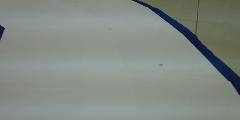
#> input picture auto_car/NeuralNetworks/DataCollection/DataCollected/IMG0/Image_1606217449255601.jpg, 240 x 120 px, given in place of the camera
$ python LaneKeepingAlgorithm.py
#> lines starting #> are read from the running program, lines starting #| are printed output that depends on the picture; after the words box and inside, x2 and y2 are one past the last pixel; in counts of white or black regions, pixels touching at a corner belong together
import cv2
import numpy as np
import math
import sys
import time
import RPi.GPIO as GPIO

GPIO.setwarnings(False)

# setup gpio
throttlePin = 22
in3 = 17
in4 = 27

steeringPin = 2
in1 = 3
in2 = 4

GPIO.setmode(GPIO.BCM)
GPIO.setup(in1,GPIO.OUT)
GPIO.setup(in2,GPIO.OUT)
GPIO.setup(in3,GPIO.OUT)
GPIO.setup(in4,GPIO.OUT)

GPIO.setup(throttlePin,GPIO.OUT)
GPIO.setup(steeringPin,GPIO.OUT)
steering = GPIO.PWM(steeringPin,100)
throttle = GPIO.PWM(throttlePin,100)
steering.start(0)
throttle.start(0)

def detect_edges(frame):
    # filter for blue lane lines
    hsv = cv2.cvtColor(frame, cv2.COLOR_BGR2HSV)
    #cv2.imshow("HSV",hsv)
    lower_blue = np.array([90, 120, 0], dtype = "uint8")
    upper_blue = np.array([150, 255, 255], dtype="uint8")
    mask = cv2.inRange(hsv,lower_blue,upper_blue)
    #cv2.imshow("mask",mask)

    # detect edges
    edges = cv2.Canny(mask, 50, 100)
    #cv2.imshow("edges",edges)

    return edges

def region_of_interest(edges):
    height, width = edges.shape
    mask = np.zeros_like(edges)

    # only focus lower half of the screen
    polygon = np.array([[
        (0, height),
        (0,  height/2),
        (width , height/2),
        (width , height),
    ]], np.int32)

    cv2.fillPoly(mask, polygon, 255)

    cropped_edges = cv2.bitwise_and(edges, mask)
    cv2.imshow("roi",cropped_edges)

    return cropped_edges

def detect_line_segments(cropped_edges):
    rho = 1
    theta = np.pi / 180
    min_threshold = 10

    line_segments = cv2.HoughLinesP(cropped_edges, rho, theta, min_threshold,
                                    np.array([]), minLineLength=5, maxLineGap=150)

    return line_segments

def average_slope_intercept(frame, line_segments):
    lane_lines = []

    if line_segments is None:
        print("no line segments detected")
        return lane_lines

    height, width,_ = frame.shape
    left_fit = []
    right_fit = []

    boundary = 1/3
    left_region_boundary = width * (1 - boundary)
    right_region_boundary = width * boundary

    for line_segment in line_segments:
        for x1, y1, x2, y2 in line_segment:
            if x1 == x2:
                print("skipping vertical lines (slope = infinity")
                continue

            fit = np.polyfit((x1, x2), (y1, y2), 1)
            slope = (y2 - y1) / (x2 - x1)
            intercept = y1 - (slope * x1)

            if slope < 0:
                if x1 < left_region_boundary and x2 < left_region_boundary:
                    left_fit.append((slope, intercept))
            else:
                if x1 > right_region_boundary and x2 > right_region_boundary:
                    right_fit.append((slope, intercept))

    left_fit_average = np.average(left_fit, axis=0)
    if len(left_fit) > 0:
        lane_lines.append(make_points(frame, left_fit_average))

    right_fit_average = np.average(right_fit, axis=0)
    if len(right_fit) > 0:
        lane_lines.append(make_points(frame, right_fit_average))

    return lane_lines

def make_points(frame, line):
    height, width, _ = frame.shape

    slope, intercept = line

    y1 = height  # bottom of the frame
    y2 = int(y1 / 2)  # make points from middle of the frame down

    if slope == 0:
        slope = 0.1

    x1 = int((y1 - intercept) / slope)
    x2 = int((y2 - intercept) / slope)

    return [[x1, y1, x2, y2]]

def display_lines(frame, lines, line_color=(0, 255, 0), line_width=6):
    line_image = np.zeros_like(frame)

    if lines is not None:
        for line in lines:
            for x1, y1, x2, y2 in line:
                cv2.line(line_image, (x1, y1), (x2, y2), line_color, line_width)

    line_image = cv2.addWeighted(frame, 0.8, line_image, 1, 1)

    return line_image


def display_heading_line(frame, steering_angle, line_color=(0, 0, 255), line_width=5 ):
    heading_image = np.zeros_like(frame)
    height, width, _ = frame.shape

    steering_angle_radian = steering_angle / 180.0 * math.pi

    x1 = int(width / 2)
    y1 = height
    x2 = int(x1 - height / 2 / math.tan(steering_angle_radian))
    y2 = int(height / 2)

    cv2.line(heading_image, (x1, y1), (x2, y2), line_color, line_width)
    heading_image = cv2.addWeighted(frame, 0.8, heading_image, 1, 1)

    return heading_image

def get_steering_angle(frame, lane_lines):

    height,width,_ = frame.shape

    if len(lane_lines) == 2:
        _, _, left_x2, _ = lane_lines[0][0]
        _, _, right_x2, _ = lane_lines[1][0]
        mid = int(width / 2)
        x_offset = (left_x2 + right_x2) / 2 - mid
        y_offset = int(height / 2)

    elif len(lane_lines) == 1:
        x1, _, x2, _ = lane_lines[0][0]
        x_offset = x2 - x1
        y_offset = int(height / 2)

    elif len(lane_lines) == 0:
        x_offset = 0
        y_offset = int(height / 2)

    angle_to_mid_radian = math.atan(x_offset / y_offset)
    angle_to_mid_deg = int(angle_to_mid_radian * 180.0 / math.pi)
    steering_angle = angle_to_mid_deg + 90

    return steering_angle

video = cv2.VideoCapture(0)
video.set(cv2.CAP_PROP_FRAME_WIDTH,320)
video.set(cv2.CAP_PROP_FRAME_HEIGHT,240)

#time.sleep(1)

speed = 20
lastTime = 0
lastError = 0

kp = 0.4

kd = kp * 0.5

while True:
    ret,frame = video.read()
#> frame is the input picture: shape (120, 240, 3); mean B, G, R 131.7, 137.7, 130.6
    frame = cv2.flip(frame,-1)
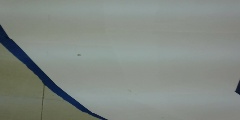
#> frame: shape (120, 240, 3); mean B, G, R 131.7, 137.7, 130.6

   # cv2.imshow("original",frame)
    edges = detect_edges(frame)
#> in detect_edges, `hsv = cv2.cvtColor(frame, cv2.COLOR_BGR2HSV)`: hsv: shape (120, 240, 3); mean H, S, V 63.5, 24.4, 138.7
#> in detect_edges, `mask = cv2.inRange(hsv,lower_blue,upper_blue)`:
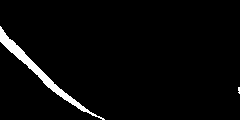
#> mask: shape (120, 240); 3.2% white; 2 white regions (1 under 20 px), largest, box (x1, y1, x2, y2) and area: (0, 26, 105, 120) 896
#> in detect_edges, `edges = cv2.Canny(mask, 50, 100)`:
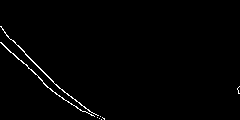
#> edges: shape (120, 240); 1.1% white in thin lines or dots, all inside (x1, y1, x2, y2) = (0, 26, 240, 120)
    roi = region_of_interest(edges)
#> in region_of_interest, `cv2.fillPoly(mask, polygon, 255)`:
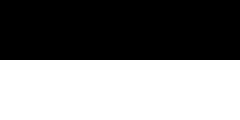
#> mask: shape (120, 240); 50% white; 1 white region, box (x1, y1, x2, y2) and area: (0, 60, 240, 120) 14400
#> in region_of_interest, `cropped_edges = cv2.bitwise_and(edges, mask)`:
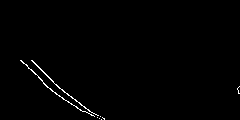
#> cropped_edges: shape (120, 240); 0.82% white in thin lines or dots, all inside (x1, y1, x2, y2) = (20, 60, 240, 120)
    line_segments = detect_line_segments(roi)
#> in detect_line_segments, `line_segments = cv2.HoughLinesP(cropped_edges, rho, theta, min_thresho..`: line_segments = [[51, 90, 83, 111], [55, 84, 101, 119], [31, 60, 88, 113], [20, 60, 47, 87], [21, 60, 44, 83], [44, 73, 104, 119], [26, 64, 56, 94], [34, 63, 84, 111]]
    lane_lines = average_slope_intercept(frame,line_segments)
#> the loop in average_slope_intercept, `for line_segment in line_segments:` made 8 passes
#> after the loop in average_slope_intercept, `for line_segment in line_segments:`: left_fit = []
#> in average_slope_intercept, `left_fit_average = np.average(left_fit, axis=0)`: left_fit_average = nan
#> lane_lines = []
    lane_lines_image = display_lines(frame,lane_lines)
#> after the loop in display_lines, `for line in lines:`: line_image: shape (120, 240, 3); every value is 0
#> in display_lines, `line_image = cv2.addWeighted(frame, 0.8, line_image, 1, 1)`:
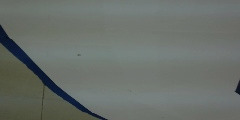
#> line_image: shape (120, 240, 3); mean B, G, R 106.4, 111.2, 105.5
    steering_angle = get_steering_angle(frame, lane_lines)
#> steering_angle = 90
    heading_image = display_heading_line(lane_lines_image,steering_angle)
#> in display_heading_line, `steering_angle_radian = steering_angle / 180.0 * math.pi`: steering_angle_radian = 1.57
#> in display_heading_line, `x2 = int(x1 - height / 2 / math.tan(steering_angle_radian))`: x2 = 120
#> in display_heading_line, `heading_image = cv2.addWeighted(frame, 0.8, heading_image, 1, 1)`:
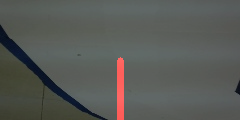
#> heading_image: shape (120, 240, 3); mean B, G, R 86.1, 89.9, 87.8
    cv2.imshow("heading line",heading_image)

    now = time.time()
    dt = now - lastTime

    deviation = steering_angle - 90
#> deviation = 0
    error = abs(deviation)
#> error = 0
    print ("deviation = {0}, error = {1}".format(deviation, error))
#| deviation = 0, error = 0
    if deviation < 5 and deviation > -5:
        deviation = 0
        error = 0
        speed = 17
        GPIO.output(in1,GPIO.HIGH)
        GPIO.output(in2,GPIO.LOW)
        GPIO.output(in3,GPIO.HIGH)
        GPIO.output(in4,GPIO.LOW)

    elif deviation > 5:
        GPIO.output(in1,GPIO.LOW)
        GPIO.output(in2,GPIO.HIGH)
        GPIO.output(in3,GPIO.HIGH)
        GPIO.output(in4,GPIO.LOW)

    elif deviation < -5:
        GPIO.output(in1,GPIO.HIGH)
        GPIO.output(in2,GPIO.LOW)
        GPIO.output(in3,GPIO.LOW)
        GPIO.output(in4,GPIO.HIGH)
    if deviation > 10:
        speed = 26
    if deviation > 15:
        speed = 32
    derivative = kd * (error - lastError) / dt
    proportional = kp * error
    PD = int(speed + derivative + proportional)
    spd = abs(PD)

    if spd > 40:
        spd = 40
    print(spd)
    throttle.start(spd)
    steering.start(spd)
    lastError = error
    lastTime = time.time()

    key = cv2.waitKey(1)
#> (key Esc is pressed here)
    if key == 27:
        break

video.release()

cv2.destroyAllWindows()
GPIO.output(in1,GPIO.LOW)
GPIO.output(in2,GPIO.LOW)
GPIO.output(in3,GPIO.LOW)
GPIO.output(in4,GPIO.LOW)
throttle.stop()
#> (this line was passed over: RPi is not available in this run)
steering.stop()
#> (this line was passed over: RPi is not available in this run)
